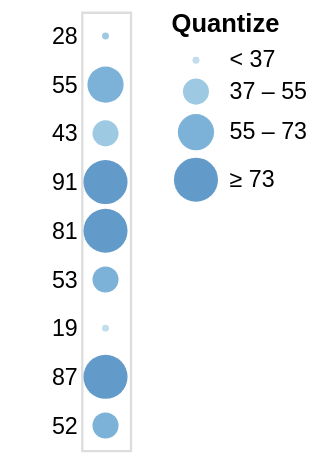

This figure's Vega-Lite source:
### Vega specification from a JSON file in a GitHub repository (floating-point values rounded to 4 significant figures)
{"$schema": "https://vega.github.io/schema/vega/v4.json", "description": "A simple bar chart with embedded data.", "autosize": "pad", "padding": 5, "width": 21, "style": "cell", "data": [{"name": "source_0", "values": [{"a": "A", "b": 28}, {"a": "B", "b": 55}, {"a": "C", "b": 43}, {"a": "D", "b": 91}, {"a": "E", "b": 81}, {"a": "F", "b": 53}, {"a": "G", "b": 19}, {"a": "H", "b": 87}, {"a": "I", "b": 52}]}], "signals": [{"name": "y_step", "value": 21}, {"name": "height", "update": "bandspace(domain('y').length, 1, 0.5) * y_step"}], "marks": [{"name": "marks", "type": "symbol", "style": ["circle"], "from": {"data": "source_0"}, "encode": {"update": {"opacity": {"value": 0.7}, "fill": [{"test": "datum[\"b\"] === null || isNaN(datum[\"b\"])", "value": null}, {"scale": "color", "field": "b"}], "tooltip": {"signal": "{\"b\": ''+datum[\"b\"], \"Quantize\": format(datum[\"b\"], \"\")}"}, "x": {"signal": "width", "mult": 0.5}, "y": {"scale": "y", "field": "b"}, "size": {"scale": "size", "field": "b"}, "shape": {"value": "circle"}}}}], "scales": [{"name": "y", "type": "point", "domain": {"data": "source_0", "field": "b"}, "range": {"step": {"signal": "y_step"}}, "padding": 0.5}, {"name": "color", "type": "quantize", "domain": {"data": "source_0", "field": "b"}, "range": {"scheme": "blues", "count": 4}, "zero": true}, {"name": "size", "type": "quantize", "domain": {"data": "source_0", "field": "b"}, "range": [9, 126.3, 243.7, 361], "zero": false}], "axes": [{"scale": "y", "orient": "left", "grid": false, "domain": false, "ticks": false, "zindex": 1}], "legends": [{"title": "Quantize", "fill": "color", "gradientLength": {"signal": "clamp(height, 64, 200)"}, "encode": {"symbols": {"update": {"shape": {"value": "circle"}, "opacity": {"value": 0.7}}}}, "size": "size"}], "config": {"axisY": {"minExtent": 30}}}
